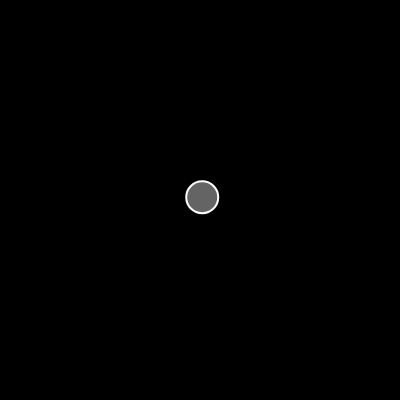
Frame 1 (no input)
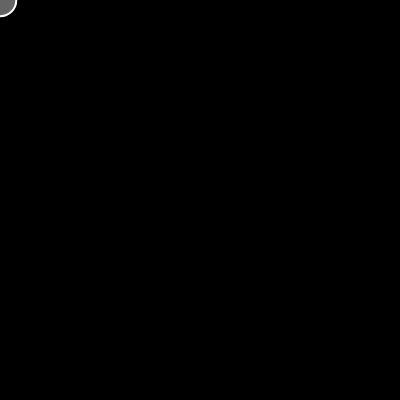
Frame 60 (no input)
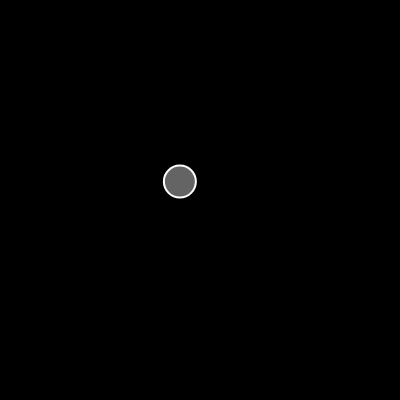
Frame 120 (the mouse pressed at the canvas centre since frame 60)

The p5.js sketch that drew these frames (run headless with seeded random() and noise() and a simulated clock; from frame 60 on, the mouse is pressed at the canvas centre):

// p5.js sketch
// ── sketch.js
let mover;

function setup() {
	createCanvas(400,400);
	mover = new Mover(200,200);
}

function draw() {
	background(0);
	mover.update();
	mover.show();
}

// ── mover.js
class Mover{
    constructor(x,y){
        this.pos = createVector(x,y);
        this.vel = p5.Vector.random2D();
        this.vel.mult(random(5));
    }
    update(){
        let mouse = createVector(mouseX,mouseY);
        this.acc = p5.Vector.sub(mouse,this.pos);
        this.acc.setMag(1);
        this.vel.add(this.acc);
        this.vel.limit(5);
        this.pos.add(this.vel);
        
       
    }
    
    show(){
        stroke(255);
        strokeWeight(2);
        fill(255,100);
        ellipse(this.pos.x, this.pos.y, 32);
    }
}
